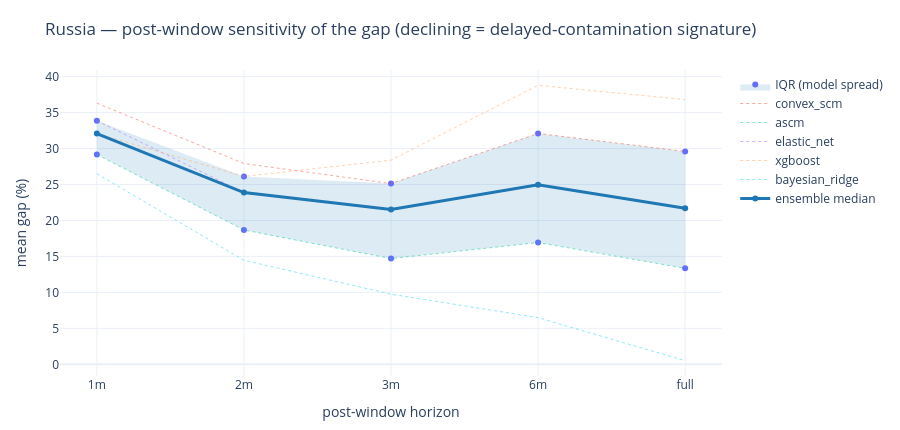
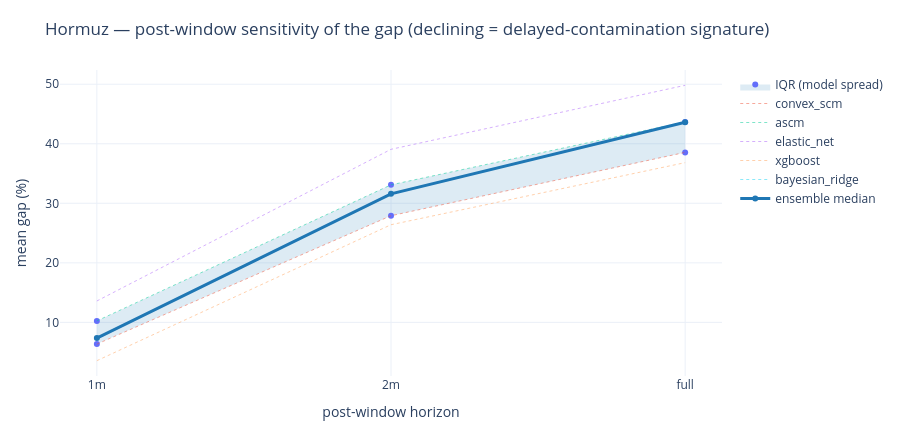

Notebook cell for these charts, in order:
### Code cell
import plotly.graph_objects as go
from lib.plotting import save_html

for event in EVENTS:
    sub = sens_df[sens_df['event'] == event].reset_index(drop=True)
    x = sub['horizon'].tolist()
    lo, hi = sub['iqr_lo'].tolist(), sub['iqr_hi'].tolist()
    fig = go.Figure()
    fig.add_trace(go.Scatter(x=x + x[::-1], y=hi + lo[::-1], fill='toself',
                             fillcolor='rgba(31,119,180,0.15)', line=dict(width=0),
                             name='IQR (model spread)', hoverinfo='skip'))
    for m in MODELS:
        if m in sub.columns:
            fig.add_trace(go.Scatter(x=x, y=sub[m], mode='lines', name=m,
                                     line=dict(width=1, dash='dot'), opacity=0.5))
    fig.add_trace(go.Scatter(x=x, y=sub['ens_median_gap_pct'], mode='lines+markers',
                             name='ensemble median', line=dict(color='#1f77b4', width=3)))
    fig.update_layout(title=f'{event.title()} — post-window sensitivity of the gap '
                            f'(declining = delayed-contamination signature)',
                      xaxis_title='post-window horizon', yaxis_title='mean gap (%)',
                      template='plotly_white', height=430,
                      margin=dict(t=70, b=40, l=60, r=40))
    save_html(fig, f'{event}_postwindow_sensitivity', ROOT / 'plots').show()

### Figure 1 — Plotly figure (JSON) as saved in the notebook; plotly's stock layout.template omitted (floating-point values rounded to 4 significant figures)
{"data": [{"fill": "toself", "fillcolor": "rgba(31,119,180,0.15)", "hoverinfo": "skip", "line": {"width": 0}, "name": "IQR (model spread)", "type": "scatter", "x": ["1m", "2m", "3m", "6m", "full", "full", "6m", "3m", "2m", "1m"], "y": [33.87, 26.13, 25.13, 32.1, 29.6, 13.34, 16.93, 14.7, 18.67, 29.16]}, {"line": {"dash": "dot", "width": 1}, "mode": "lines", "name": "convex_scm", "opacity": 0.5, "type": "scatter", "x": ["1m", "2m", "3m", "6m", "full"], "y": [36.32, 27.92, 25.13, 32.1, 29.6]}, {"line": {"dash": "dot", "width": 1}, "mode": "lines", "name": "ascm", "opacity": 0.5, "type": "scatter", "x": ["1m", "2m", "3m", "6m", "full"], "y": [29.16, 18.67, 14.7, 16.93, 13.34]}, {"line": {"dash": "dot", "width": 1}, "mode": "lines", "name": "elastic_net", "opacity": 0.5, "type": "scatter", "x": ["1m", "2m", "3m", "6m", "full"], "y": [33.87, 23.88, 21.54, 24.98, 21.69]}, {"line": {"dash": "dot", "width": 1}, "mode": "lines", "name": "xgboost", "opacity": 0.5, "type": "scatter", "x": ["1m", "2m", "3m", "6m", "full"], "y": [32.08, 26.13, 28.38, 38.79, 36.81]}, {"line": {"dash": "dot", "width": 1}, "mode": "lines", "name": "bayesian_ridge", "opacity": 0.5, "type": "scatter", "x": ["1m", "2m", "3m", "6m", "full"], "y": [26.5, 14.47, 9.757, 6.488, 0.5025]}, {"line": {"color": "#1f77b4", "width": 3}, "mode": "lines+markers", "name": "ensemble median", "type": "scatter", "x": ["1m", "2m", "3m", "6m", "full"], "y": [32.08, 23.88, 21.54, 24.98, 21.69]}], "layout": {"height": 430, "margin": {"b": 40, "l": 60, "r": 40, "t": 70}, "title": {"text": "Russia — post-window sensitivity of the gap (declining = delayed-contamination signature)"}, "xaxis": {"title": {"text": "post-window horizon"}}, "yaxis": {"title": {"text": "mean gap (%)"}}}}

### Figure 2 — Plotly figure (JSON) as saved in the notebook; plotly's stock layout.template omitted (floating-point values rounded to 4 significant figures)
{"data": [{"fill": "toself", "fillcolor": "rgba(31,119,180,0.15)", "hoverinfo": "skip", "line": {"width": 0}, "name": "IQR (model spread)", "type": "scatter", "x": ["1m", "2m", "full", "full", "2m", "1m"], "y": [10.25, 33.1, 43.67, 38.55, 27.91, 6.356]}, {"line": {"dash": "dot", "width": 1}, "mode": "lines", "name": "convex_scm", "opacity": 0.5, "type": "scatter", "x": ["1m", "2m", "full"], "y": [6.356, 27.91, 38.55]}, {"line": {"dash": "dot", "width": 1}, "mode": "lines", "name": "ascm", "opacity": 0.5, "type": "scatter", "x": ["1m", "2m", "full"], "y": [10.25, 33.1, 43.67]}, {"line": {"dash": "dot", "width": 1}, "mode": "lines", "name": "elastic_net", "opacity": 0.5, "type": "scatter", "x": ["1m", "2m", "full"], "y": [13.59, 39.07, 49.82]}, {"line": {"dash": "dot", "width": 1}, "mode": "lines", "name": "xgboost", "opacity": 0.5, "type": "scatter", "x": ["1m", "2m", "full"], "y": [3.567, 26.4, 36.83]}, {"line": {"dash": "dot", "width": 1}, "mode": "lines", "name": "bayesian_ridge", "opacity": 0.5, "type": "scatter", "x": ["1m", "2m", "full"], "y": [7.361, 31.6, 43.61]}, {"line": {"color": "#1f77b4", "width": 3}, "mode": "lines+markers", "name": "ensemble median", "type": "scatter", "x": ["1m", "2m", "full"], "y": [7.361, 31.6, 43.61]}], "layout": {"height": 430, "margin": {"b": 40, "l": 60, "r": 40, "t": 70}, "title": {"text": "Hormuz — post-window sensitivity of the gap (declining = delayed-contamination signature)"}, "xaxis": {"title": {"text": "post-window horizon"}}, "yaxis": {"title": {"text": "mean gap (%)"}}}}
